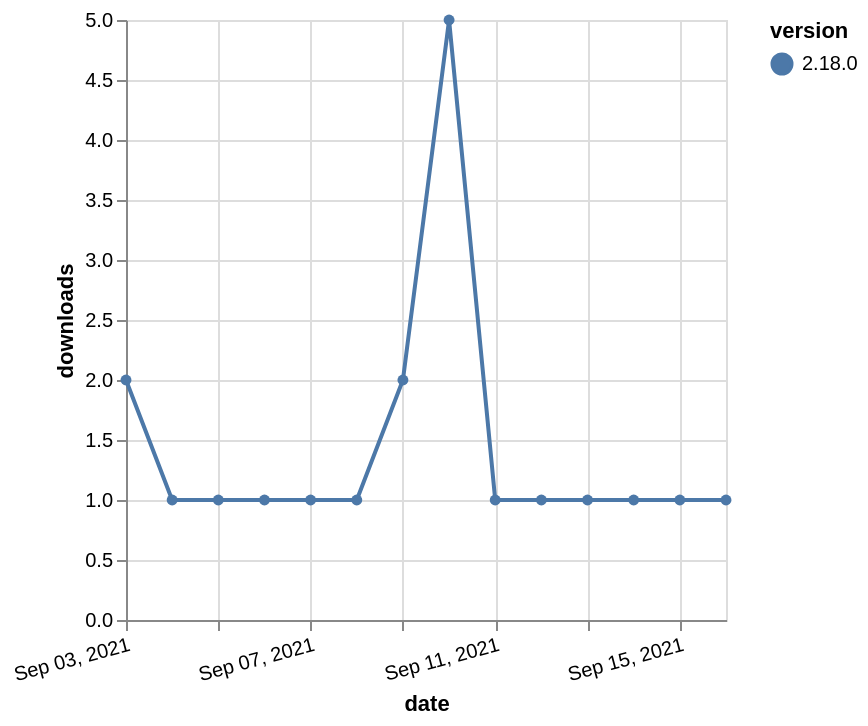

Specify this chart in Vega-Lite:
### Vega-Lite specification from a JSON file in a GitHub repository (floating-point values rounded to 4 significant figures)
{"$schema": "https://vega.github.io/schema/vega-lite/v5.json", "description": "A simple bar chart with embedded data.", "data": {"values": [{"date": "2021-09-03", "total": 513, "delta": 2, "version": "2.18.0"}, {"date": "2021-09-04", "total": 514, "delta": 1, "version": "2.18.0"}, {"date": "2021-09-05", "total": 515, "delta": 1, "version": "2.18.0"}, {"date": "2021-09-06", "total": 516, "delta": 1, "version": "2.18.0"}, {"date": "2021-09-07", "total": 517, "delta": 1, "version": "2.18.0"}, {"date": "2021-09-08", "total": 518, "delta": 1, "version": "2.18.0"}, {"date": "2021-09-09", "total": 520, "delta": 2, "version": "2.18.0"}, {"date": "2021-09-10", "total": 525, "delta": 5, "version": "2.18.0"}, {"date": "2021-09-11", "total": 526, "delta": 1, "version": "2.18.0"}, {"date": "2021-09-12", "total": 527, "delta": 1, "version": "2.18.0"}, {"date": "2021-09-13", "total": 528, "delta": 1, "version": "2.18.0"}, {"date": "2021-09-14", "total": 529, "delta": 1, "version": "2.18.0"}, {"date": "2021-09-15", "total": 530, "delta": 1, "version": "2.18.0"}, {"date": "2021-09-16", "total": 531, "delta": 1, "version": "2.18.0"}]}, "width": "container", "mark": {"type": "line", "point": {"filled": true}}, "encoding": {"x": {"field": "date", "type": "temporal", "timeUnit": "yearmonthdate", "title": "date", "axis": {"labelAngle": -15}}, "y": {"field": "delta", "type": "quantitative", "title": "downloads"}, "color": {"field": "version", "type": "nominal"}, "tooltip": {"field": "delta"}}}
